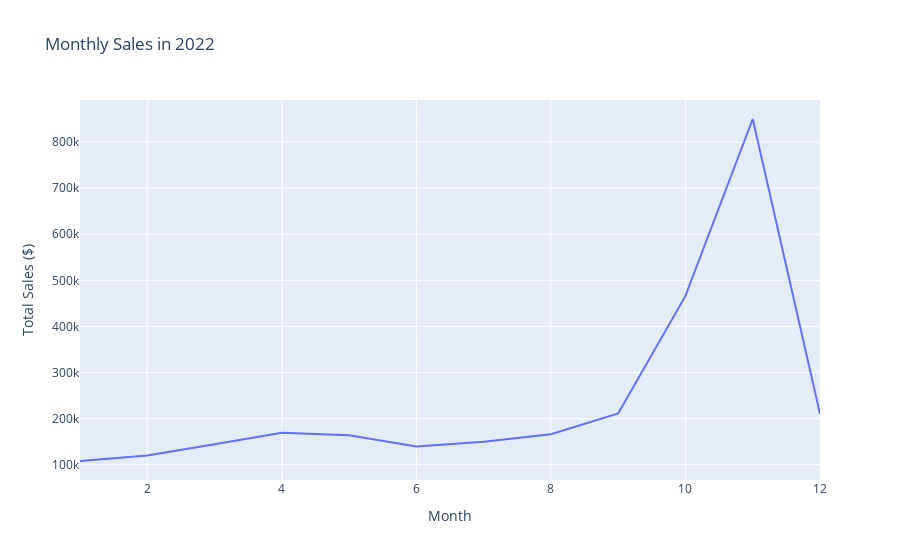

Here is the notebook cell this chart was saved with:
### Markdown cell above
- month with highest sales in 2022

### Code cell
#which month in 2022 has the highest sales
month_sales_2022 = df[df['YEAR_ID']==2022].groupby('MONTH_ID')['Exact Sales'].sum().reset_index()
#plot a line chart
fig = px.line(month_sales_2022, x='MONTH_ID', y='Exact Sales', title='Monthly Sales in 2022', labels={'MONTH_ID':'Month', 'Exact Sales':'Total Sales ($)'})
fig.show()

### Figure 1 — Plotly figure (JSON) as saved in the notebook; plotly's stock layout.template omitted (floating-point values rounded to 4 significant figures)
{"data": [{"hovertemplate": "Month=%{x}<br>Total Sales ($)=%{y}<extra></extra>", "legendgroup": "", "line": {"color": "#636efa", "dash": "solid"}, "marker": {"symbol": "circle"}, "mode": "lines", "name": "", "orientation": "v", "showlegend": false, "type": "scatter", "x": [1, 2, 3, 4, 5, 6, 7, 8, 9, 10, 11, 12], "xaxis": "x", "y": [107900.0, 120000.0, 144100.0, 169400.0, 163700.0, 139600.0, 149900.0, 166000.0, 211000.0, 466200.0, 850200.0, 210100.0], "yaxis": "y"}], "layout": {"legend": {"tracegroupgap": 0}, "title": {"text": "Monthly Sales in 2022"}, "xaxis": {"anchor": "y", "domain": [0, 1], "title": {"text": "Month"}}, "yaxis": {"anchor": "x", "domain": [0, 1], "title": {"text": "Total Sales ($)"}}}}
